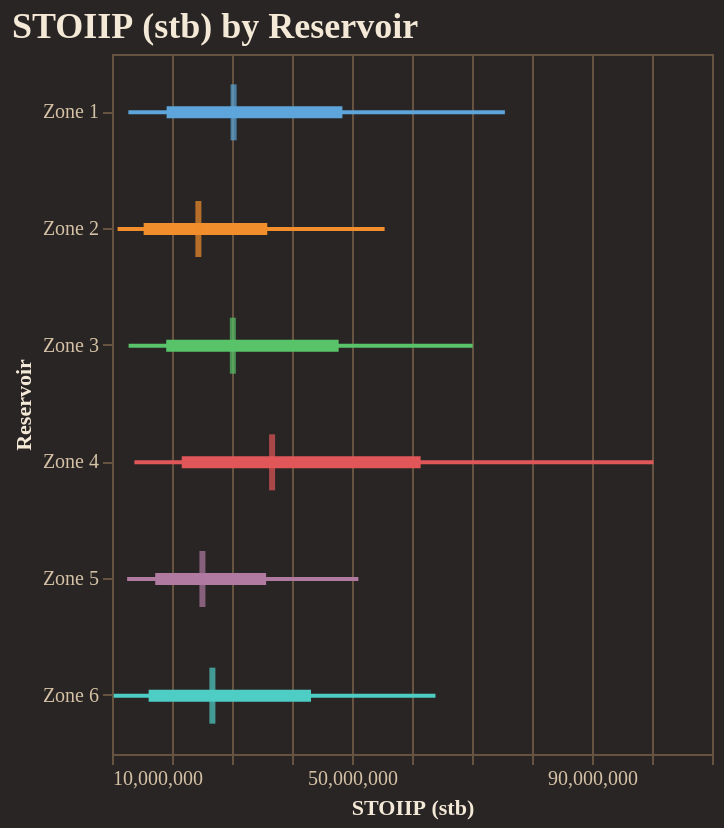

Source (notebook cell):
### Code cell
fig = reporter.plotter.forest_plot(
    "STOIIP (stb)", 
    backend=PLOTTING_BACKEND
)
fig.show()

### Figure 1 — Vega-Lite specification as saved in the notebook (floating-point values rounded to 4 significant figures)
{"config": {"background": "#292524", "view": {"fill": "#292524", "stroke": "#665340"}, "title": {"color": "#f4e9d7", "font": "Merriweather", "fontSize": 18, "fontWeight": 600, "subtitleColor": "#d5c2a6", "anchor": "start"}, "axis": {"domainColor": "#665340", "gridColor": "#665340", "tickColor": "#665340", "labelColor": "#d5c2a6", "titleColor": "#f4e9d7", "labelFont": "Merriweather", "titleFont": "Merriweather"}, "legend": {"titleColor": "#f4e9d7", "labelColor": "#d5c2a6", "labelFont": "Merriweather", "titleFont": "Merriweather", "orient": "top-right", "symbolType": "circle"}, "header": {"labelColor": "#d5c2a6", "titleColor": "#f4e9d7", "labelFont": "Merriweather", "titleFont": "Merriweather"}, "mark": {"color": "#c78d3b"}, "line": {"color": "#c78d3b"}, "bar": {"color": "#c78d3b"}, "point": {"color": "#ddb06d"}, "area": {"color": "#c78d3b", "opacity": 0.35}, "text": {"color": "#f4e9d7", "font": "Merriweather"}, "range": {"category": ["#5DA5DA", "#F28E2B", "#59C36A", "#E15759", "#B07AA1", "#4ECDC4", "#FF9DA7", "#EDC948"]}}, "layer": [{"mark": {"type": "rule", "strokeWidth": 2}, "encoding": {"color": {"field": "group", "legend": null, "type": "nominal"}, "x": {"field": "p10", "scale": {"zero": false}, "title": "STOIIP (stb)", "type": "quantitative"}, "x2": {"field": "p90"}, "y": {"field": "group", "sort": ["Zone 1", "Zone 2", "Zone 3", "Zone 4", "Zone 5", "Zone 6"], "title": "Reservoir", "type": "nominal"}}}, {"mark": {"type": "rule", "strokeWidth": 6}, "encoding": {"color": {"field": "group", "legend": null, "type": "nominal"}, "x": {"field": "p25", "scale": {"zero": false}, "title": "STOIIP (stb)", "type": "quantitative"}, "x2": {"field": "p75"}, "y": {"field": "group", "sort": ["Zone 1", "Zone 2", "Zone 3", "Zone 4", "Zone 5", "Zone 6"], "title": "Reservoir", "type": "nominal"}}}, {"mark": {"type": "tick", "color": "black", "size": 28, "thickness": 3}, "encoding": {"color": {"field": "group", "legend": null, "type": "nominal"}, "tooltip": [{"field": "group", "title": "Group", "type": "nominal"}, {"field": "p10", "title": "P10", "type": "quantitative"}, {"field": "p25", "title": "P25", "type": "quantitative"}, {"field": "median", "title": "Median", "type": "quantitative"}, {"field": "p75", "title": "P75", "type": "quantitative"}, {"field": "p90", "title": "P90", "type": "quantitative"}], "x": {"field": "median", "scale": {"zero": false}, "title": "STOIIP (stb)", "type": "quantitative"}, "y": {"field": "group", "sort": ["Zone 1", "Zone 2", "Zone 3", "Zone 4", "Zone 5", "Zone 6"], "title": "Reservoir", "type": "nominal"}}}], "data": {"name": "data-4e9bc1849750caeb25f0ad4058f810e8"}, "height": 350, "title": "STOIIP (stb) by Reservoir", "width": "container", "$schema": "https://vega.github.io/schema/vega-lite/v5.20.1.json", "datasets": {"data-4e9bc1849750caeb25f0ad4058f810e8": [{"group": "Zone 1", "p10": 12730000.0, "p25": 19100000.0, "median": 30270000.0, "p75": 48400000.0, "p90": 75480000.0}, {"group": "Zone 2", "p10": 10930000.0, "p25": 15280000.0, "median": 24400000.0, "p75": 35880000.0, "p90": 55440000.0}, {"group": "Zone 3", "p10": 12770000.0, "p25": 19040000.0, "median": 30140000.0, "p75": 47770000.0, "p90": 70120000.0}, {"group": "Zone 4", "p10": 13740000.0, "p25": 21620000.0, "median": 36680000.0, "p75": 61440000.0, "p90": 100200000.0}, {"group": "Zone 5", "p10": 12520000.0, "p25": 17200000.0, "median": 25070000.0, "p75": 35680000.0, "p90": 51070000.0}, {"group": "Zone 6", "p10": 10290000.0, "p25": 16110000.0, "median": 26730000.0, "p75": 43170000.0, "p90": 63910000.0}]}}
